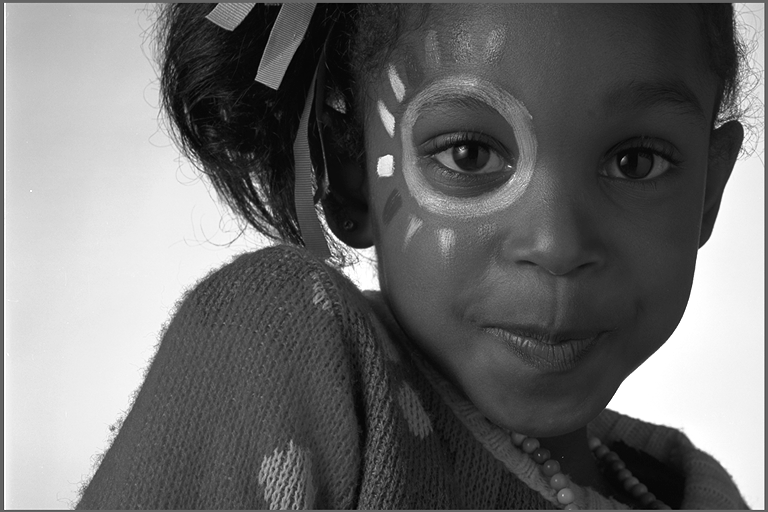
#> input picture lab7/img14g.tif, 768 x 512 px; the run also reads 1 picture not shown here
$ python section1.py
#> lines starting #> are read from the running program, lines starting #| are printed output that depends on the picture
import numpy as np
from PIL import Image
import matplotlib.pyplot as plt
from matplotlib import cm
from latex import bmatrix

gray = cm.get_cmap('gray', 256)
y = np.array(Image.open('img14g.tif'))
#> y is the input picture: shape (512, 768); min 1, max 255, mean 108.9
x = np.array(Image.open('img14sp.tif'))
print(x.shape)
#| (512, 768)

sr = np.arange(20, y.shape[0], 20)
#> sr = 25 values from 20 to 500
sc = np.arange(20, y.shape[1], 20)
#> sc = 38 values from 20 to 760
num_rows = len(sr) * len(sc)
#> num_rows = 950
num_cols = 7*7
Z = np.zeros([num_rows, num_cols])
Y = np.zeros([num_rows, 1])
#> Y = 950 values from 0 to 0

for i, row in enumerate(sr):
    for j, col in enumerate(sc):
        index = i * len(sc) + j
        Y[index] = y[row, col]
        Z[index] = x[row-3:row+4, col-3:col+4].flatten()
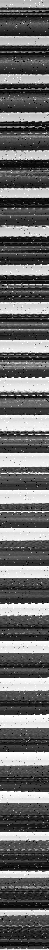
#> Z: shape (950, 49) float64; min 0, max 255, mean 109.4
#> after the loop, Y = 950 values, max 255 at index 511, min 7 at index 15, mean 109.5

print(Z.shape)
#| (950, 49)
print(Y.shape)
#| (950, 1)

R_zz = Z.T @ Z / Y.shape[0]
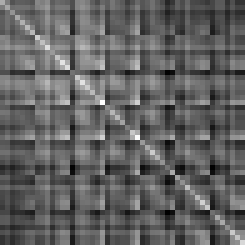
#> R_zz: shape (49, 49) float64 (shown 5 times larger); min 17866.4, max 18992.1, mean 18298.4; drawn with min black and max white
r_zy = Z.T @ Y / Y.shape[0]
#> r_zy = 49 values, max 18557.2 at index 16, min 18170.5 at index 42, mean 18371.3
print(R_zz.shape)
#| (49, 49)
print(r_zy.shape)
#| (49, 1)

theta_star = np.linalg.inv(R_zz) @ r_zy
#> theta_star = 49 values, max 0.183 at index 24, min -0.037 at index 42, mean 0.0205
result = np.zeros(x.shape)

for row in range(x.shape[0]):
    for col in range(x.shape[1]):
        if row < 3 or col < 3 or row > x.shape[0] - 4 or col > x.shape[1] - 4:
            result[row, col] = 0
            continue
        z_s = x[row-3:row+4, col-3:col+4].flatten()
        # print(z_s)
        # print(z_s.shape)
        # print(theta_star.shape)
        result[row, col] = z_s @ theta_star
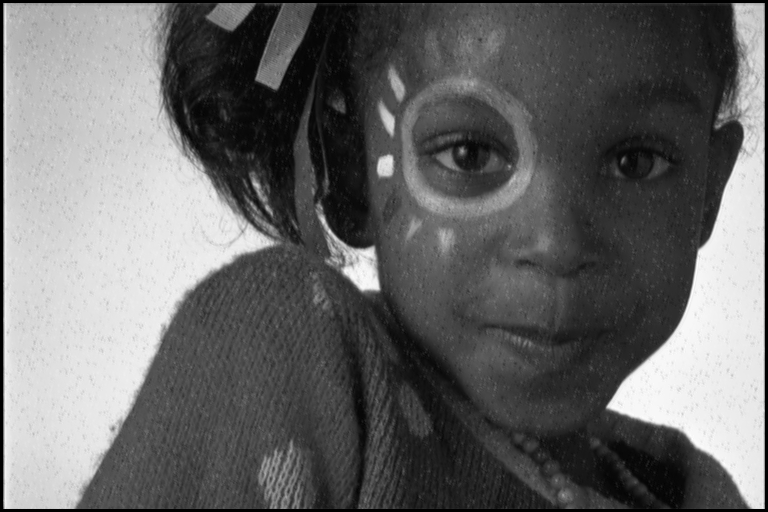
#> result: shape (512, 768) float64; min 0, max 263.6, mean 107.4; drawn with min black and max white

# print(np.amax(result))
result = np.clip(result, 0, 255)
imsave = Image.fromarray(result.astype(np.uint8))
# imsave.save('1-img14bl-restored.png')
imsave.save('1-img14sp-restored.png')
print(bmatrix(np.round(theta_star, 3).reshape([7, 7])))
#> (this line was passed over: latex is not available in this run)
# print(str(np.round(theta_star, 4).reshape([7, 7])))
